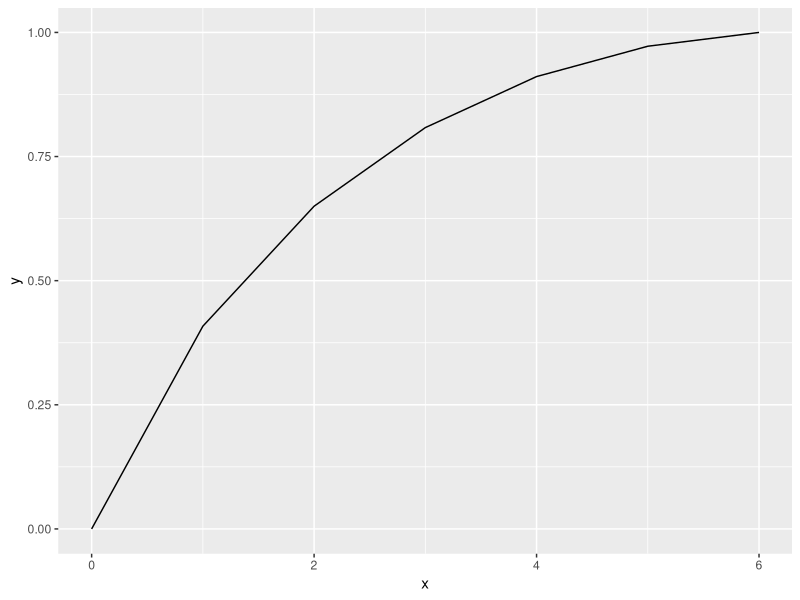

Here is the R script that generated this plot:
## ---- chunk 1
library(ggplot2)
x<-c(0,1,1,2,2,3,3,4,4,5,5,6)
y<-c(0,49*1/120,29*1/120+1/6,29*2/120+1/6,
     19*2/120+2/6,19*3/120+2/6,37*3/360+3/6,
     37*4/360+3/6,11*4/180+4/6,11*5/180+4/6,5/36+5/6,6/36+5/6)

ggplot(data.frame(x,y), aes(x,y))+geom_line()
